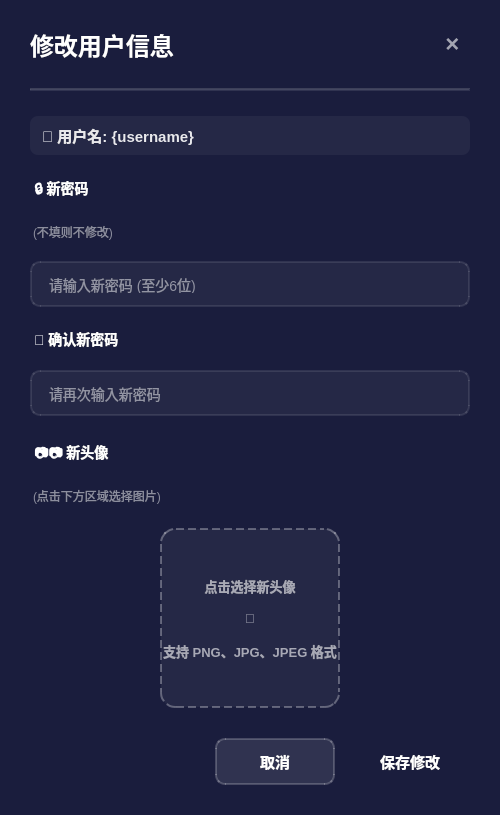
<?xml version="1.0" encoding="UTF-8"?>
<ui version="4.0">
 <class>ModifyUserDialog</class>
 <widget class="QDialog" name="ModifyUserDialog">
  <property name="geometry">
   <rect>
    <x>0</x>
    <y>0</y>
    <width>500</width>
    <height>815</height>
   </rect>
  </property>
  <property name="minimumSize">
   <size>
    <width>500</width>
    <height>0</height>
   </size>
  </property>
  <property name="windowTitle">
   <string>修改用户信息</string>
  </property>
  <property name="styleSheet">
   <string notr="true">QDialog { 
    background-color: #1a1d3d;
}
QLabel { 
    font-size: 14px; 
    color: white;
}
QLineEdit { 
    background-color: rgba(255, 255, 255, 0.05);
    border: 2px solid rgba(255, 255, 255, 0.1);
    border-radius: 10px;
    color: white;
    font-size: 14px;
    padding: 12px 15px;
}
QLineEdit:focus {
    border: 2px solid #667eea;
    background-color: rgba(255, 255, 255, 0.08);
}
QLineEdit::placeholder {
    color: rgba(255, 255, 255, 0.4);
}
QPushButton { 
    padding: 12px 25px;
    font-size: 15px;
    border-radius: 10px;
    font-weight: bold;
    border: none;
}
#saveButton { 
    background: qlineargradient(x1:0, y1:0, x2:1, y2:0,
        stop:0 #667eea, stop:1 #764ba2);
    color: white;
}
#saveButton:hover { 
    background: qlineargradient(x1:0, y1:0, x2:1, y2:0,
        stop:0 #5568d3, stop:1 #6a3f8f);
}
#saveButton:pressed {
    background: qlineargradient(x1:0, y1:0, x2:1, y2:0,
        stop:0 #4a5ac1, stop:1 #5e3680);
}
#cancelButton { 
    background-color: rgba(255, 255, 255, 0.1);
    color: white;
    border: 2px solid rgba(255, 255, 255, 0.2);
}
#cancelButton:hover { 
    background-color: rgba(255, 255, 255, 0.15);
}
#cancelButton:pressed {
    background-color: rgba(255, 255, 255, 0.05);
}
#avatarLabel { 
    background-color: rgba(255, 255, 255, 0.05);
    border: 2px dashed rgba(255, 255, 255, 0.3);
    border-radius: 15px;
    color: rgba(255, 255, 255, 0.6);
    font-weight: bold;
    font-size: 13px;
}
#avatarLabel:hover {
    background-color: rgba(255, 255, 255, 0.08);
    border-color: #667eea;
    color: rgba(255, 255, 255, 0.9);
}
#closeButton {
    background-color: transparent;
    color: rgba(255, 255, 255, 0.6);
    font-size: 24px;
    border: none;
    border-radius: 15px;
    padding: 5px;
}
#closeButton:hover {
    background-color: rgba(255, 255, 255, 0.1);
    color: white;
}</string>
  </property>
  <property name="modal">
   <bool>true</bool>
  </property>
  <layout class="QVBoxLayout" name="verticalLayout">
   <property name="spacing">
    <number>15</number>
   </property>
   <property name="leftMargin">
    <number>30</number>
   </property>
   <property name="topMargin">
    <number>25</number>
   </property>
   <property name="rightMargin">
    <number>30</number>
   </property>
   <property name="bottomMargin">
    <number>30</number>
   </property>
   <item>
    <layout class="QHBoxLayout" name="topLayout">
     <property name="spacing">
      <number>0</number>
     </property>
     <property name="bottomMargin">
      <number>10</number>
     </property>
     <item>
      <widget class="QLabel" name="titleLabel">
       <property name="styleSheet">
        <string notr="true">font-size: 24px; 
font-weight: bold; 
color: white;
padding: 0px;</string>
       </property>
       <property name="text">
        <string>修改用户信息</string>
       </property>
       <property name="alignment">
        <set>Qt::AlignLeading|Qt::AlignLeft|Qt::AlignVCenter</set>
       </property>
      </widget>
     </item>
     <item>
      <spacer name="horizontalSpacer">
       <property name="orientation">
        <enum>Qt::Horizontal</enum>
       </property>
       <property name="sizeHint" stdset="0">
        <size>
         <width>40</width>
         <height>20</height>
        </size>
       </property>
      </spacer>
     </item>
     <item>
      <widget class="QPushButton" name="closeButton">
       <property name="minimumSize">
        <size>
         <width>35</width>
         <height>35</height>
        </size>
       </property>
       <property name="text">
        <string>×</string>
       </property>
      </widget>
     </item>
    </layout>
   </item>
   <item>
    <widget class="QFrame" name="separator">
     <property name="styleSheet">
      <string notr="true">background-color: rgba(255, 255, 255, 0.1); max-height: 1px;</string>
     </property>
     <property name="frameShape">
      <enum>QFrame::HLine</enum>
     </property>
     <property name="frameShadow">
      <enum>QFrame::Sunken</enum>
     </property>
    </widget>
   </item>
   <item>
    <spacer name="verticalSpacer_1">
     <property name="orientation">
      <enum>Qt::Vertical</enum>
     </property>
     <property name="sizeHint" stdset="0">
      <size>
       <width>20</width>
       <height>10</height>
      </size>
     </property>
    </spacer>
   </item>
   <item>
    <widget class="QLabel" name="usernameLabel">
     <property name="styleSheet">
      <string notr="true">font-weight: bold;
font-size: 15px;
color: rgba(255, 255, 255, 0.9);
padding: 8px;
background-color: rgba(255, 255, 255, 0.05);
border-radius: 8px;</string>
     </property>
     <property name="text">
      <string>👤 用户名: {username}</string>
     </property>
    </widget>
   </item>
   <item>
    <spacer name="verticalSpacer_2">
     <property name="orientation">
      <enum>Qt::Vertical</enum>
     </property>
     <property name="sizeHint" stdset="0">
      <size>
       <width>20</width>
       <height>5</height>
      </size>
     </property>
    </spacer>
   </item>
   <item>
    <widget class="QLabel" name="passwordLabel">
     <property name="styleSheet">
      <string notr="true">font-weight: bold; font-size: 14px; padding-bottom: 5px;</string>
     </property>
     <property name="text">
      <string>🔒 新密码</string>
     </property>
    </widget>
   </item>
   <item>
    <widget class="QLabel" name="passwordHintLabel">
     <property name="styleSheet">
      <string notr="true">font-size: 12px; color: rgba(255, 255, 255, 0.5); padding-bottom: 5px;</string>
     </property>
     <property name="text">
      <string>(不填则不修改)</string>
     </property>
    </widget>
   </item>
   <item>
    <widget class="QLineEdit" name="passwordInput">
     <property name="minimumSize">
      <size>
       <width>0</width>
       <height>45</height>
      </size>
     </property>
     <property name="echoMode">
      <enum>QLineEdit::Password</enum>
     </property>
     <property name="placeholderText">
      <string>请输入新密码 (至少6位)</string>
     </property>
    </widget>
   </item>
   <item>
    <spacer name="verticalSpacer_3">
     <property name="orientation">
      <enum>Qt::Vertical</enum>
     </property>
     <property name="sizeHint" stdset="0">
      <size>
       <width>20</width>
       <height>5</height>
      </size>
     </property>
    </spacer>
   </item>
   <item>
    <widget class="QLabel" name="confirmPasswordLabel">
     <property name="styleSheet">
      <string notr="true">font-weight: bold; font-size: 14px; padding-bottom: 5px;</string>
     </property>
     <property name="text">
      <string>🔐 确认新密码</string>
     </property>
    </widget>
   </item>
   <item>
    <widget class="QLineEdit" name="confirmPasswordInput">
     <property name="minimumSize">
      <size>
       <width>0</width>
       <height>45</height>
      </size>
     </property>
     <property name="echoMode">
      <enum>QLineEdit::Password</enum>
     </property>
     <property name="placeholderText">
      <string>请再次输入新密码</string>
     </property>
    </widget>
   </item>
   <item>
    <spacer name="verticalSpacer_4">
     <property name="orientation">
      <enum>Qt::Vertical</enum>
     </property>
     <property name="sizeHint" stdset="0">
      <size>
       <width>20</width>
       <height>10</height>
      </size>
     </property>
    </spacer>
   </item>
   <item>
    <widget class="QLabel" name="avatarTitleLabel">
     <property name="styleSheet">
      <string notr="true">font-weight: bold; font-size: 14px; padding-bottom: 5px;</string>
     </property>
     <property name="text">
      <string>📷📷 新头像</string>
     </property>
    </widget>
   </item>
   <item>
    <widget class="QLabel" name="avatarHintLabel">
     <property name="styleSheet">
      <string notr="true">font-size: 12px; color: rgba(255, 255, 255, 0.5); padding-bottom: 8px;</string>
     </property>
     <property name="text">
      <string>(点击下方区域选择图片)</string>
     </property>
    </widget>
   </item>
   <item>
    <layout class="QHBoxLayout" name="avatarLayout">
     <item>
      <spacer name="horizontalSpacer_2">
       <property name="orientation">
        <enum>Qt::Horizontal</enum>
       </property>
       <property name="sizeHint" stdset="0">
        <size>
         <width>40</width>
         <height>20</height>
        </size>
       </property>
      </spacer>
     </item>
     <item>
      <widget class="QLabel" name="avatarLabel">
       <property name="minimumSize">
        <size>
         <width>180</width>
         <height>180</height>
        </size>
       </property>
       <property name="maximumSize">
        <size>
         <width>180</width>
         <height>180</height>
        </size>
       </property>
       <property name="text">
        <string>点击选择新头像

📁

支持 PNG、JPG、JPEG 格式</string>
       </property>
       <property name="alignment">
        <set>Qt::AlignCenter</set>
       </property>
      </widget>
     </item>
     <item>
      <spacer name="horizontalSpacer_3">
       <property name="orientation">
        <enum>Qt::Horizontal</enum>
       </property>
       <property name="sizeHint" stdset="0">
        <size>
         <width>40</width>
         <height>20</height>
        </size>
       </property>
      </spacer>
     </item>
    </layout>
   </item>
   <item>
    <spacer name="verticalSpacer_5">
     <property name="orientation">
      <enum>Qt::Vertical</enum>
     </property>
     <property name="sizeHint" stdset="0">
      <size>
       <width>20</width>
       <height>15</height>
      </size>
     </property>
    </spacer>
   </item>
   <item>
    <layout class="QHBoxLayout" name="buttonLayout">
     <property name="spacing">
      <number>15</number>
     </property>
     <item>
      <spacer name="horizontalSpacer_4">
       <property name="orientation">
        <enum>Qt::Horizontal</enum>
       </property>
       <property name="sizeHint" stdset="0">
        <size>
         <width>40</width>
         <height>20</height>
        </size>
       </property>
      </spacer>
     </item>
     <item>
      <widget class="QPushButton" name="cancelButton">
       <property name="minimumSize">
        <size>
         <width>120</width>
         <height>45</height>
        </size>
       </property>
       <property name="text">
        <string>取消</string>
       </property>
      </widget>
     </item>
     <item>
      <widget class="QPushButton" name="saveButton">
       <property name="minimumSize">
        <size>
         <width>120</width>
         <height>45</height>
        </size>
       </property>
       <property name="text">
        <string>保存修改</string>
       </property>
      </widget>
     </item>
    </layout>
   </item>
  </layout>
 </widget>
 <resources/>
 <connections/>
</ui>
